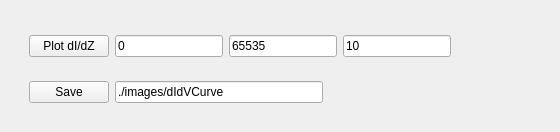
     <widget class="QWidget" name="tbdIdZ">
      <attribute name="title">
       <string>dI/dZ Curve</string>
      </attribute>
      <layout class="QVBoxLayout" name="verticalLayout_14">
       <item>
        <widget class="QWidget" name="pltdIdZ" native="true">
         <property name="sizePolicy">
          <sizepolicy hsizetype="Preferred" vsizetype="Preferred">
           <horstretch>0</horstretch>
           <verstretch>1</verstretch>
          </sizepolicy>
         </property>
        </widget>
       </item>
       <item>
        <widget class="QWidget" name="wgtScanIV_2" native="true">
         <layout class="QVBoxLayout" name="verticalLayout_13">
          <item>
           <widget class="QWidget" name="wgtPlotdIdZControls" native="true">
            <layout class="QHBoxLayout" name="horizontalLayout_20">
             <item>
              <widget class="QPushButton" name="cmdScandIdZ">
               <property name="text">
                <string>Plot dI/dZ</string>
               </property>
              </widget>
             </item>
             <item>
              <widget class="QLineEdit" name="ledIdZStart">
               <property name="text">
                <string>0</string>
               </property>
              </widget>
             </item>
             <item>
              <widget class="QLineEdit" name="ledIdZEnd">
               <property name="text">
                <string>65535</string>
               </property>
              </widget>
             </item>
             <item>
              <widget class="QLineEdit" name="ledIdZStep">
               <property name="text">
                <string>10</string>
               </property>
              </widget>
             </item>
             <item>
              <spacer name="horizontalSpacer_6">
               <property name="orientation">
                <enum>Qt::Horizontal</enum>
               </property>
               <property name="sizeHint" stdset="0">
                <size>
                 <width>40</width>
                 <height>20</height>
                </size>
               </property>
              </spacer>
             </item>
             <item>
              <spacer name="horizontalSpacer_7">
               <property name="orientation">
                <enum>Qt::Horizontal</enum>
               </property>
               <property name="sizeHint" stdset="0">
                <size>
                 <width>40</width>
                 <height>20</height>
                </size>
               </property>
              </spacer>
             </item>
            </layout>
           </widget>
          </item>
          <item>
           <widget class="QWidget" name="wgtIVButtons2_2" native="true">
            <layout class="QHBoxLayout" name="horizontalLayout_24">
             <item>
              <widget class="QPushButton" name="cmdSaveIV_2">
               <property name="text">
                <string>Save</string>
               </property>
              </widget>
             </item>
             <item>
              <widget class="QLineEdit" name="leIVFilename_2">
               <property name="text">
                <string>./images/dIdVCurve</string>
               </property>
              </widget>
             </item>
             <item>
              <spacer name="horizontalSpacer_8">
               <property name="orientation">
                <enum>Qt::Horizontal</enum>
               </property>
               <property name="sizeHint" stdset="0">
                <size>
                 <width>40</width>
                 <height>20</height>
                </size>
               </property>
              </spacer>
             </item>
            </layout>
           </widget>
          </item>
         </layout>
        </widget>
       </item>
      </layout>
     </widget>
